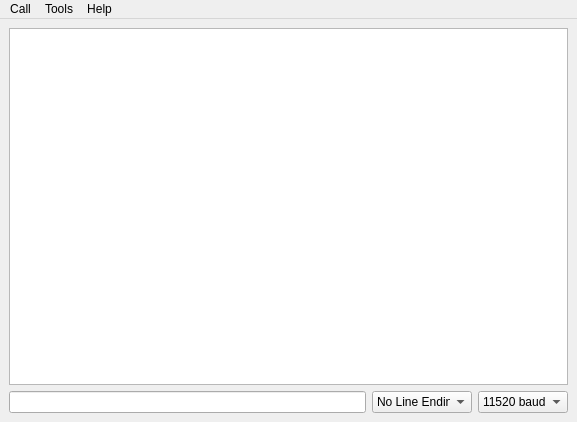
<?xml version="1.0" encoding="UTF-8"?>
<ui version="4.0">
 <class>MainWindow</class>
 <widget class="QMainWindow" name="MainWindow">
  <property name="geometry">
   <rect>
    <x>0</x>
    <y>0</y>
    <width>577</width>
    <height>422</height>
   </rect>
  </property>
  <property name="windowTitle">
   <string>Serial Monitor</string>
  </property>
  <widget class="QWidget" name="centralwidget">
   <layout class="QVBoxLayout" name="verticalLayout">
    <item>
     <widget class="QPlainTextEdit" name="console">
      <property name="readOnly">
       <bool>true</bool>
      </property>
     </widget>
    </item>
    <item>
     <widget class="QWidget" name="widget" native="true">
      <layout class="QHBoxLayout" name="horizontalLayout">
       <property name="leftMargin">
        <number>0</number>
       </property>
       <property name="topMargin">
        <number>0</number>
       </property>
       <property name="rightMargin">
        <number>0</number>
       </property>
       <property name="bottomMargin">
        <number>0</number>
       </property>
       <item>
        <widget class="QLineEdit" name="command"/>
       </item>
       <item>
        <widget class="QComboBox" name="comboBox">
         <property name="sizePolicy">
          <sizepolicy hsizetype="Expanding" vsizetype="Fixed">
           <horstretch>0</horstretch>
           <verstretch>0</verstretch>
          </sizepolicy>
         </property>
         <property name="maximumSize">
          <size>
           <width>100</width>
           <height>16777215</height>
          </size>
         </property>
         <item>
          <property name="text">
           <string>No Line Ending</string>
          </property>
         </item>
         <item>
          <property name="text">
           <string>New Line</string>
          </property>
         </item>
         <item>
          <property name="text">
           <string>Carriage Return</string>
          </property>
         </item>
         <item>
          <property name="text">
           <string>Both NL &amp; CR</string>
          </property>
         </item>
        </widget>
       </item>
       <item>
        <widget class="QComboBox" name="comboBox_2">
         <property name="sizePolicy">
          <sizepolicy hsizetype="Expanding" vsizetype="Fixed">
           <horstretch>0</horstretch>
           <verstretch>0</verstretch>
          </sizepolicy>
         </property>
         <property name="maximumSize">
          <size>
           <width>90</width>
           <height>16777215</height>
          </size>
         </property>
         <property name="currentIndex">
          <number>8</number>
         </property>
         <item>
          <property name="text">
           <string>Custom...</string>
          </property>
         </item>
         <item>
          <property name="text">
           <string>1200 baud</string>
          </property>
         </item>
         <item>
          <property name="text">
           <string>2400 baud</string>
          </property>
         </item>
         <item>
          <property name="text">
           <string>4800 baud</string>
          </property>
         </item>
         <item>
          <property name="text">
           <string>9600 baud</string>
          </property>
         </item>
         <item>
          <property name="text">
           <string>19200 baud</string>
          </property>
         </item>
         <item>
          <property name="text">
           <string>38400 baud</string>
          </property>
         </item>
         <item>
          <property name="text">
           <string>57600 baud</string>
          </property>
         </item>
         <item>
          <property name="text">
           <string>11520 baud</string>
          </property>
         </item>
        </widget>
       </item>
      </layout>
     </widget>
    </item>
   </layout>
  </widget>
  <widget class="QMenuBar" name="menubar">
   <property name="geometry">
    <rect>
     <x>0</x>
     <y>0</y>
     <width>577</width>
     <height>21</height>
    </rect>
   </property>
   <widget class="QMenu" name="menuHelp">
    <property name="title">
     <string>Help</string>
    </property>
    <addaction name="actionAbout"/>
    <addaction name="actionAbout_Qt"/>
   </widget>
   <widget class="QMenu" name="menuCall">
    <property name="title">
     <string>Call</string>
    </property>
    <widget class="QMenu" name="menuPort">
     <property name="title">
      <string>Port</string>
     </property>
     <addaction name="actionRefresh"/>
     <addaction name="separator"/>
     <addaction name="actionNoPort"/>
    </widget>
    <addaction name="actionConnect"/>
    <addaction name="actionDisconnect"/>
    <addaction name="separator"/>
    <addaction name="menuPort"/>
    <addaction name="actionExit"/>
   </widget>
   <widget class="QMenu" name="menuTool">
    <property name="title">
     <string>Tools</string>
    </property>
    <addaction name="actionConfigure"/>
    <addaction name="actionClear"/>
   </widget>
   <addaction name="menuCall"/>
   <addaction name="menuTool"/>
   <addaction name="menuHelp"/>
  </widget>
  <action name="actionConnect">
   <property name="enabled">
    <bool>true</bool>
   </property>
   <property name="text">
    <string>Connect</string>
   </property>
  </action>
  <action name="actionDisconnect">
   <property name="enabled">
    <bool>false</bool>
   </property>
   <property name="text">
    <string>Disconnect</string>
   </property>
  </action>
  <action name="actionRefresh">
   <property name="text">
    <string>Refresh</string>
   </property>
  </action>
  <action name="actionExit">
   <property name="text">
    <string>Exit</string>
   </property>
  </action>
  <action name="actionConfigure">
   <property name="text">
    <string>Configure</string>
   </property>
  </action>
  <action name="actionClear">
   <property name="text">
    <string>Clear</string>
   </property>
  </action>
  <action name="actionAbout">
   <property name="text">
    <string>About</string>
   </property>
  </action>
  <action name="actionAbout_Qt">
   <property name="text">
    <string>About Qt</string>
   </property>
  </action>
  <action name="actionNoPort">
   <property name="checkable">
    <bool>true</bool>
   </property>
   <property name="checked">
    <bool>true</bool>
   </property>
   <property name="text">
    <string>&lt;no port&gt;</string>
   </property>
   <property name="statusTip">
    <string>noport</string>
   </property>
  </action>
 </widget>
 <resources/>
 <connections/>
</ui>
